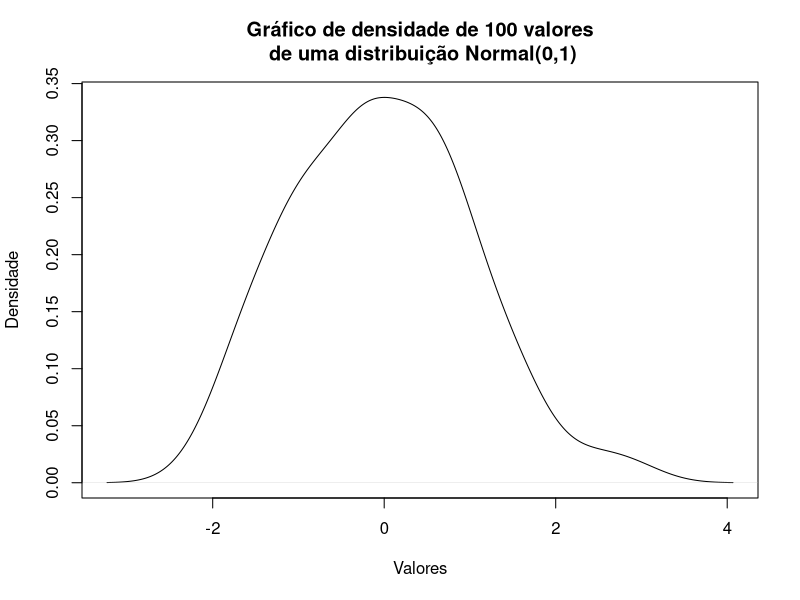
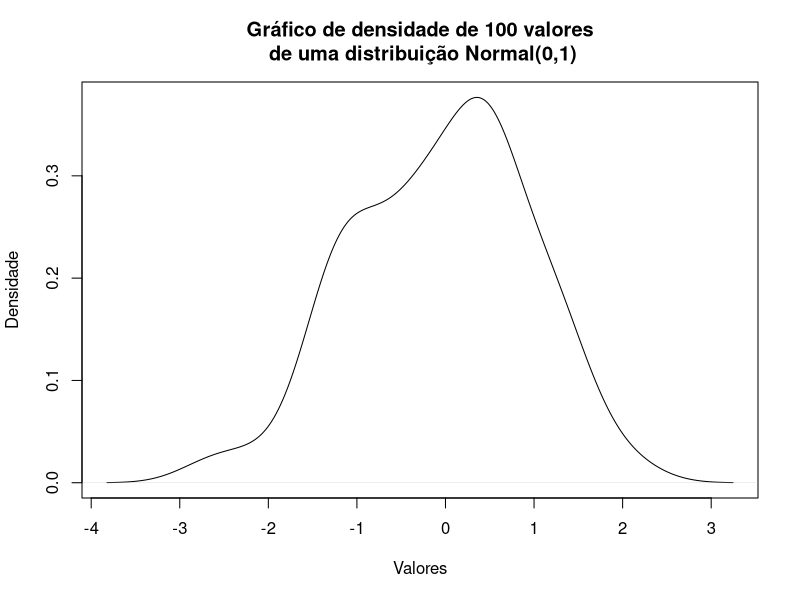

The R source for these figures, in order:
## ---- chunk 1
knitr::opts_chunk$set(echo = TRUE)
## ---- chunk 2
#```{r}

#```
## ---- chunk 3
1+1
## ---- chunk 4
1+1
## ---- chunk 5
1+1
## ---- chunk 6
#```{r}
#plot(density(rnorm(100)), 
#     xlab = 'Valores', 
#     ylab = 'Densidade',
#     main = 'Gráfico de densidade de 100 valores\n de uma distribuição #Normal(0,1)')
#```
## ---- chunk 7
plot(density(rnorm(100)), 
     xlab = 'Valores', 
     ylab = 'Densidade',
     main = 'Gráfico de densidade de 100 valores\n de uma distribuição Normal(0,1)')
## ---- chunk 8
plot(density(rnorm(100)), 
     xlab = 'Valores', 
     ylab = 'Densidade',
     main = 'Gráfico de densidade de 100 valores\n de uma distribuição Normal(0,1)')
